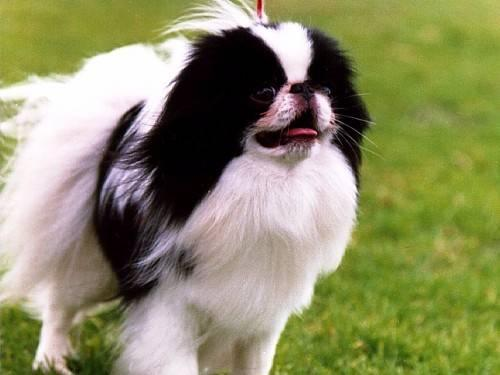
#> input picture images/n02085782-Japanese_spaniel/n02085782_1039.jpg, 500 x 375 px
$ python dimensionality_reduction.py
#> lines starting #> are read from the running program, lines starting #| are printed output that depends on the picture
import cv2, glob, random, os
import matplotlib.pyplot as plt
from sklearn.decomposition import PCA
from sklearn.preprocessing import StandardScaler


breeds = glob.glob("./images/*")
two_classes = random.sample(breeds, 2)

# Loading and converting images to grayscale
def load_and_convert_to_grayscale(folder):
    images = []
    for image_path in glob.glob(os.path.join(folder, '*.jpg')):
        image = cv2.imread(image_path)
        gray_image = cv2.cvtColor(image, cv2.COLOR_BGR2GRAY)
        images.append(gray_image)
    return images

class1_images = load_and_convert_to_grayscale(two_classes[0])
#> in load_and_convert_to_grayscale, image is the input picture: shape (375, 500, 3); mean B, G, R 101.1, 141.1, 141
#> in load_and_convert_to_grayscale, `gray_image = cv2.cvtColor(image, cv2.COLOR_BGR2GRAY)`:
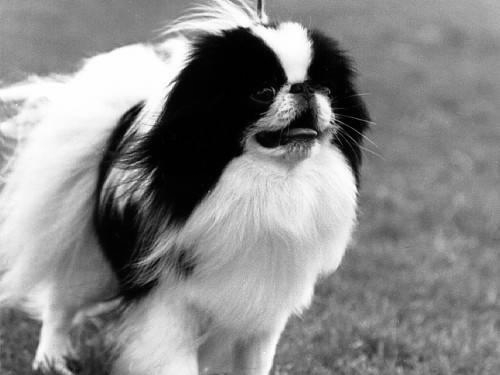
#> gray_image: shape (375, 500); min 0, max 255, mean 136.5
#> class1_images = 1 item
class2_images = load_and_convert_to_grayscale(two_classes[1])
#> call 2 of load_and_convert_to_grayscale, with folder = './images/n02085620-Chihuahua'
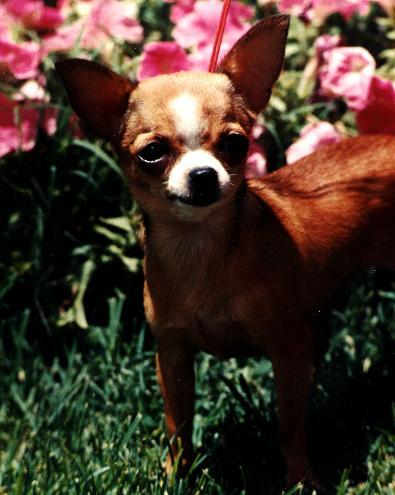
#> input picture images/n02085620-Chihuahua/n02085620_10131.jpg, 395 x 495 px
#> in load_and_convert_to_grayscale, image is the input picture: shape (495, 395, 3); mean B, G, R 42.4, 53.7, 71.8
#> in load_and_convert_to_grayscale (call 2), `gray_image = cv2.cvtColor(image, cv2.COLOR_BGR2GRAY)`:
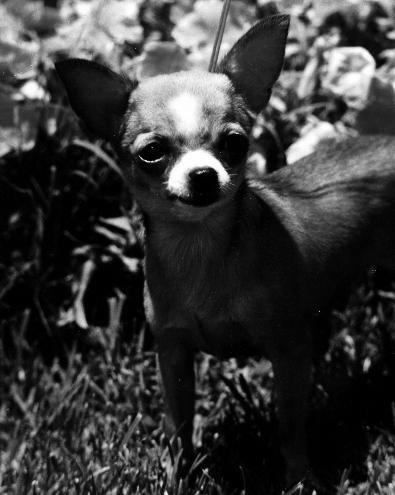
#> gray_image: shape (495, 395); min 0, max 255, mean 57.8
#> pass 2 of the loop in load_and_convert_to_grayscale, `for image_path in glob.glob(os.path.join(folder, '*.jpg')):`:
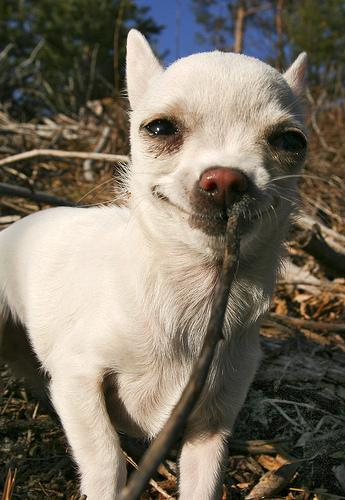
#> input picture images/n02085620-Chihuahua/n02085620_1073.jpg, 345 x 500 px
#> in load_and_convert_to_grayscale, image is the input picture: shape (500, 345, 3); mean B, G, R 97.9, 112.2, 120.6
#> in load_and_convert_to_grayscale (call 2), `gray_image = cv2.cvtColor(image, cv2.COLOR_BGR2GRAY)`:
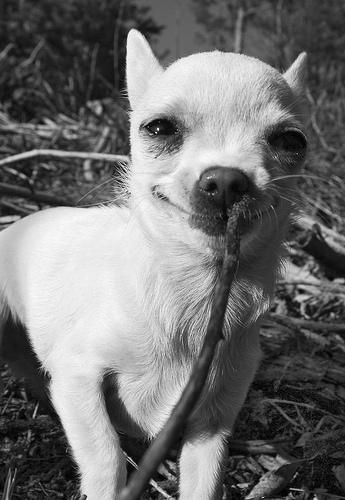
#> gray_image: shape (500, 345); min 0, max 254, mean 113.1
#> pass 3 of the loop in load_and_convert_to_grayscale, `for image_path in glob.glob(os.path.join(folder, '*.jpg')):`:
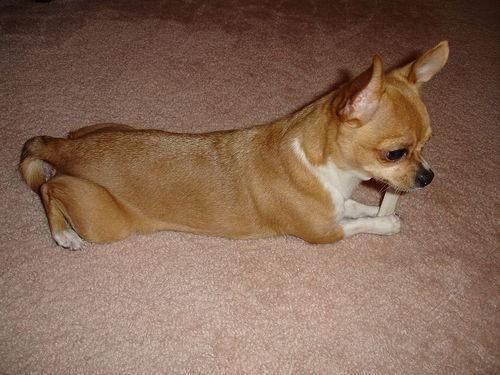
#> input picture images/n02085620-Chihuahua/n02085620_11140.jpg, 500 x 375 px
#> in load_and_convert_to_grayscale, image is the input picture: shape (375, 500, 3); mean B, G, R 85, 103.4, 133.1
#> in load_and_convert_to_grayscale (call 2), `gray_image = cv2.cvtColor(image, cv2.COLOR_BGR2GRAY)`:
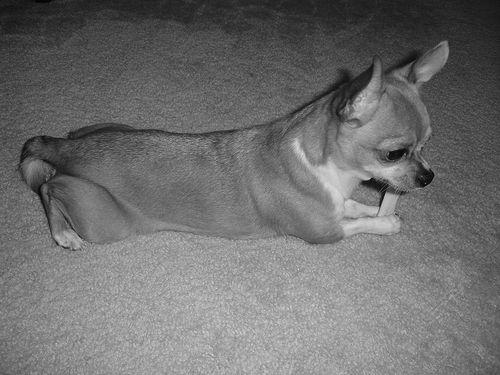
#> gray_image: shape (375, 500); min 1, max 233, mean 110.2
#> class2_images = 3 items

# converting images to grayscale pixel intensity histograms
def extract_histograms(images):
    histograms = []
    for image in images:
        histogram = cv2.calcHist([image], [0], None, [256], [0, 256]).flatten()
        histograms.append(histogram)
    return histograms

class1_histograms = extract_histograms(class1_images)
#> the loop in extract_histograms, `for image in images:` made 1 pass
#> after the loop in extract_histograms, `for image in images:`: histograms = 1 item
#> class1_histograms = 1 item
class2_histograms = extract_histograms(class2_images)
#> the loop in extract_histograms (call 2), `for image in images:` made 3 passes
#> class2_histograms = 3 items

# Normalizing the dataset
scaler = StandardScaler()
class1_normalized = scaler.fit_transform(class1_histograms)
class2_normalized = scaler.transform(class2_histograms)

# performing PCA dimensionality reduction to 2 dimensions
pca = PCA(n_components=2)
#> (the run stopped early here; a loop or call above may not have finished)
